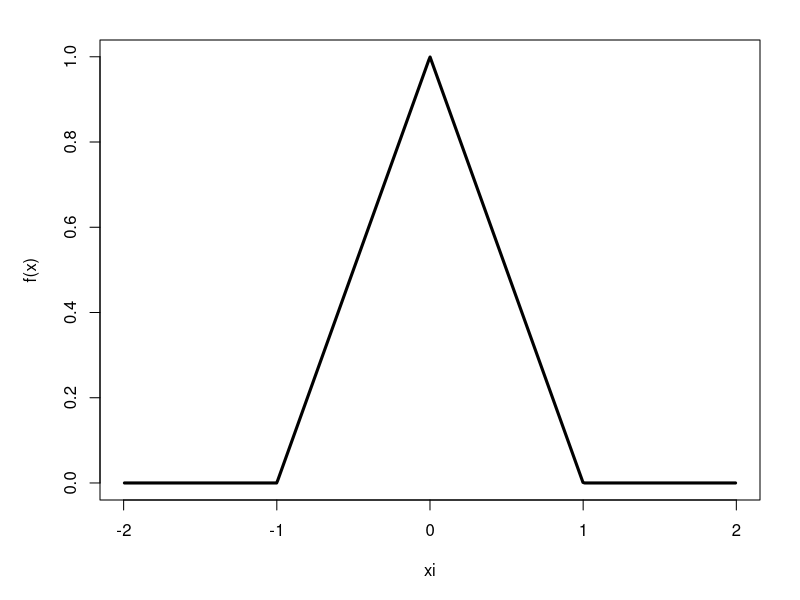
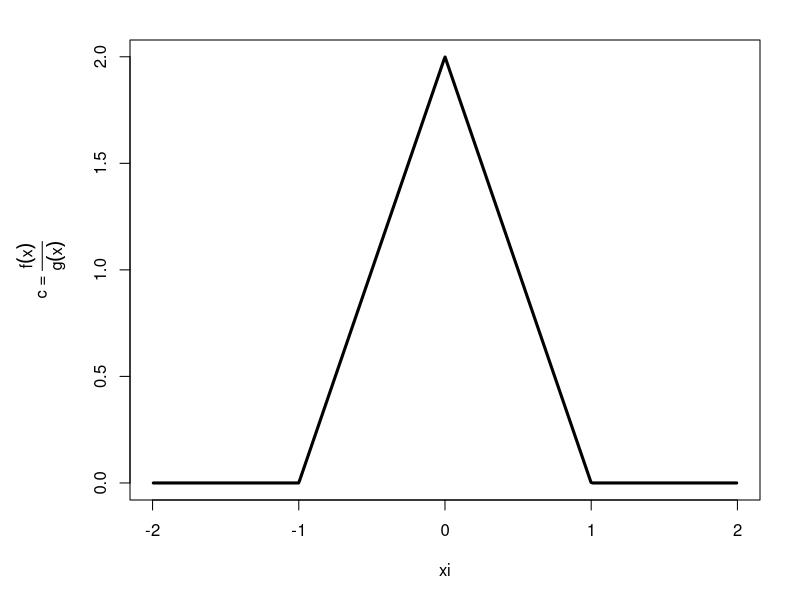

Generate these figures, in order, with R: (Note: this script raises an error after producing the figures.)
#### HW6_q3 ####

fx <- function(x){
  if(-1 <= x & x <= 0){
    x+1
  }else if(0 <= x & x <= 1){
    -x+1
  }else{0}
}
xi=runif(1000, -2,2)
xi <- xi[order(xi)]
plot.fx <- sapply(xi, fx)
par(mar=c(5,5,2,2))
plot(xi, plot.fx, type="l", lwd=3, ylab="f(x)")

#lines(xi, 2*dunif(xi, -1,1))

#### gen rej ####
fog  <- function(x){      ## f(x) over g(x)
  if(-1 <= x & x <= 0){
    2*x+2
  }else if(0 <= x & x <= 1){
    -2*x+2
  }else{0}
}
plot.fog <- sapply(xi, fog)
par(mar=c(5,6.5,2,2))
plot(xi, plot.fog, type="l", lwd=3, ylab=expression(paste("c = ", frac(f(x), g(x)))))
c_opt <- optimize(fog, c(-3,3), maximum = T)$objective


gof  <- function(x){      ## g(x) over f(x)
  if(-1 <= x & x <= 0){
    1/(2*x+2)
  }else if(0 <= x & x <= 1){
    1/(-2*x+2)
  }else{0}
}

xc = runif(1000, -1,1) # generated 1000 Laplace RVs
uc=runif(1000,0,1)
tc = c_opt*sapply(xc, gof) #c_opt as determined in the first part of the problem
ut = uc*tc
acc_obs <- xc[ut <=1]
#plot #
length(acc_obs)/1000
par(mar=c(5,3,2,1))
truehist(acc_obs, col="gray70", ylim=c(0,1),nbins=10,
         xlab="Accepted Random Variables", xlim=c(-1.5,1.5))
lines(density(acc_obs)$x,density(acc_obs)$y, col="red", lwd=3)
lines(xi, plot.fx, col="blue", lwd=3)
legend("topright", c("Emprical Density", "Theoretical Density"), col=c("red", "blue"), 
       lwd=3)
sum(ut<=1)/1000


#### simple rej ####

c_rej <- optimize(fx, c(-1,1), maximum=T)$objective

xc = runif(200, -1,1) # generated 1000 Laplace RVs
uc=runif(200,0,1)
fxi = sapply(xc, fx)
tc = c_rej/fxi #c_opt as determined in the first part of the problem
ut = uc*tc
acc_obs <- xc[ut <=1]
length(acc_obs)/200


#### inversion ####

f_inv <- function(x){
  if(0 < x & x < 0.5){
    sqrt(2*x)-1
  }else if(0.5 <= x & x < 1){
    1 - sqrt(2*(-x+1))
  }else{0}
}

U <- runif(100)
RVs <- sapply(U, f_inv)

par(mar=c(5,3,3,1), mfrow=c(1,2))
truehist(acc_obs, col="gray70",nbins=10, main="Rejection Method",
         xlab="Accepted Random Variables",ylim=c(0,1.1), xlim=c(-1.5,1.5))
lines(density(acc_obs)$x,density(acc_obs)$y, col="red", lwd=3)
lines(xi, plot.fx, col="blue", lwd=3)
 legend(0.9, 1.25, c("Empirical Density", "Theoretical Density"), col=c("red", "blue"), 
         lwd=3,xpd=NA,bty = "n", cex=1.2)
truehist(RVs, col="gray70",nbins=10, main="Inversion Method",
         xlab="Accepted Random Variables",ylim=c(0,1.1), xlim=c(-1.5,1.5))
lines(density(RVs)$x,density(RVs)$y, col="red", lwd=3)
lines(xi, plot.fx, col="blue", lwd=3)

#dev.off()

